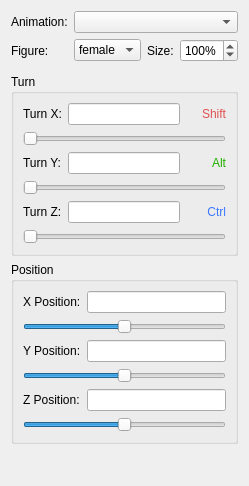
      <widget class="QWidget" name="avatarTab">
       <attribute name="title">
        <string>Avatar</string>
       </attribute>
       <layout class="QGridLayout">
        <item row="0" column="0">
         <widget class="QLabel" name="animationLabel">
          <property name="sizePolicy">
           <sizepolicy hsizetype="Fixed" vsizetype="Preferred">
            <horstretch>0</horstretch>
            <verstretch>0</verstretch>
           </sizepolicy>
          </property>
          <property name="text">
           <string>Animation:</string>
          </property>
         </widget>
        </item>
        <item row="0" column="1" colspan="3">
         <widget class="QComboBox" name="selectAnimationCombo">
          <property name="sizePolicy">
           <sizepolicy hsizetype="Minimum" vsizetype="Fixed">
            <horstretch>0</horstretch>
            <verstretch>0</verstretch>
           </sizepolicy>
          </property>
         </widget>
        </item>
        <item row="1" column="0">
         <widget class="QLabel" name="figureLabel">
          <property name="sizePolicy">
           <sizepolicy hsizetype="Fixed" vsizetype="Preferred">
            <horstretch>0</horstretch>
            <verstretch>0</verstretch>
           </sizepolicy>
          </property>
          <property name="text">
           <string>Figure:</string>
          </property>
         </widget>
        </item>
        <item row="1" column="1">
         <widget class="QComboBox" name="figureCombo">
          <property name="sizePolicy">
           <sizepolicy hsizetype="Minimum" vsizetype="Fixed">
            <horstretch>0</horstretch>
            <verstretch>0</verstretch>
           </sizepolicy>
          </property>
          <item>
           <property name="text">
            <string>female</string>
           </property>
          </item>
          <item>
           <property name="text">
            <string>male</string>
           </property>
          </item>
         </widget>
        </item>
        <item row="1" column="2">
         <widget class="QLabel" name="scaleLabel">
          <property name="sizePolicy">
           <sizepolicy hsizetype="Fixed" vsizetype="Preferred">
            <horstretch>0</horstretch>
            <verstretch>0</verstretch>
           </sizepolicy>
          </property>
          <property name="text">
           <string>Size:</string>
          </property>
         </widget>
        </item>
        <item row="1" column="3">
         <widget class="QSpinBox" name="scaleSpin">
          <property name="sizePolicy">
           <sizepolicy hsizetype="Fixed" vsizetype="Fixed">
            <horstretch>0</horstretch>
            <verstretch>0</verstretch>
           </sizepolicy>
          </property>
          <property name="suffix">
           <string>%</string>
          </property>
          <property name="minimum">
           <number>30</number>
          </property>
          <property name="maximum">
           <number>200</number>
          </property>
          <property name="value">
           <number>100</number>
          </property>
         </widget>
        </item>
        <item row="2" column="0" colspan="4">
         <widget class="QWidget" name="jointPicker" native="true">
          <property name="sizePolicy">
           <sizepolicy hsizetype="Preferred" vsizetype="Expanding">
            <horstretch>0</horstretch>
            <verstretch>1</verstretch>
           </sizepolicy>
          </property>
         </widget>
        </item>
        <item row="3" column="0" colspan="4">
         <widget class="QGroupBox" name="rotationGroupBox">
          <property name="title">
           <string>Turn</string>
          </property>
          <layout class="QGridLayout">
           <item row="2" column="0">
            <widget class="QLabel" name="yRotationLabel">
             <property name="sizePolicy">
              <sizepolicy hsizetype="Fixed" vsizetype="Preferred">
               <horstretch>0</horstretch>
               <verstretch>0</verstretch>
              </sizepolicy>
             </property>
             <property name="text">
              <string>Turn Y:</string>
             </property>
            </widget>
           </item>
           <item row="2" column="1">
            <widget class="NumberField" name="yRotationEdit">
             <property name="sizePolicy">
              <sizepolicy hsizetype="Preferred" vsizetype="Fixed">
               <horstretch>0</horstretch>
               <verstretch>0</verstretch>
              </sizepolicy>
             </property>
            </widget>
           </item>
           <item row="2" column="2">
            <widget class="QLabel" name="altLabel">
             <property name="sizePolicy">
              <sizepolicy hsizetype="Fixed" vsizetype="Preferred">
               <horstretch>0</horstretch>
               <verstretch>0</verstretch>
              </sizepolicy>
             </property>
             <property name="minimumSize">
              <size>
               <width>40</width>
               <height>0</height>
              </size>
             </property>
             <property name="styleSheet">
              <string notr="true">color: #20af00;
</string>
             </property>
             <property name="text">
              <string>Alt</string>
             </property>
             <property name="alignment">
              <set>Qt::AlignRight|Qt::AlignTrailing|Qt::AlignVCenter</set>
             </property>
            </widget>
           </item>
           <item row="3" column="0" colspan="3">
            <widget class="QSlider" name="yRotationSlider">
             <property name="sizePolicy">
              <sizepolicy hsizetype="Preferred" vsizetype="Fixed">
               <horstretch>0</horstretch>
               <verstretch>0</verstretch>
              </sizepolicy>
             </property>
             <property name="orientation">
              <enum>Qt::Horizontal</enum>
             </property>
            </widget>
           </item>
           <item row="4" column="0">
            <widget class="QLabel" name="zRotationLabel">
             <property name="sizePolicy">
              <sizepolicy hsizetype="Fixed" vsizetype="Preferred">
               <horstretch>0</horstretch>
               <verstretch>0</verstretch>
              </sizepolicy>
             </property>
             <property name="text">
              <string>Turn Z:</string>
             </property>
            </widget>
           </item>
           <item row="4" column="1">
            <widget class="NumberField" name="zRotationEdit">
             <property name="sizePolicy">
              <sizepolicy hsizetype="Preferred" vsizetype="Fixed">
               <horstretch>0</horstretch>
               <verstretch>0</verstretch>
              </sizepolicy>
             </property>
            </widget>
           </item>
           <item row="4" column="2">
            <widget class="QLabel" name="ctrlLabel">
             <property name="sizePolicy">
              <sizepolicy hsizetype="Fixed" vsizetype="Preferred">
               <horstretch>0</horstretch>
               <verstretch>0</verstretch>
              </sizepolicy>
             </property>
             <property name="minimumSize">
              <size>
               <width>40</width>
               <height>0</height>
              </size>
             </property>
             <property name="styleSheet">
              <string notr="true">color: #3c78ff;
</string>
             </property>
             <property name="text">
              <string>Ctrl</string>
             </property>
             <property name="alignment">
              <set>Qt::AlignRight|Qt::AlignTrailing|Qt::AlignVCenter</set>
             </property>
            </widget>
           </item>
           <item row="5" column="0" colspan="3">
            <widget class="QSlider" name="zRotationSlider">
             <property name="sizePolicy">
              <sizepolicy hsizetype="Preferred" vsizetype="Fixed">
               <horstretch>0</horstretch>
               <verstretch>0</verstretch>
              </sizepolicy>
             </property>
             <property name="orientation">
              <enum>Qt::Horizontal</enum>
             </property>
            </widget>
           </item>
           <item row="0" column="0">
            <widget class="QLabel" name="xRotationLabel">
             <property name="sizePolicy">
              <sizepolicy hsizetype="Fixed" vsizetype="Preferred">
               <horstretch>0</horstretch>
               <verstretch>0</verstretch>
              </sizepolicy>
             </property>
             <property name="text">
              <string>Turn X:</string>
             </property>
            </widget>
           </item>
           <item row="0" column="1">
            <widget class="NumberField" name="xRotationEdit">
             <property name="sizePolicy">
              <sizepolicy hsizetype="Preferred" vsizetype="Fixed">
               <horstretch>0</horstretch>
               <verstretch>0</verstretch>
              </sizepolicy>
             </property>
            </widget>
           </item>
           <item row="0" column="2">
            <widget class="QLabel" name="shiftLabel">
             <property name="sizePolicy">
              <sizepolicy hsizetype="Fixed" vsizetype="Preferred">
               <horstretch>0</horstretch>
               <verstretch>0</verstretch>
              </sizepolicy>
             </property>
             <property name="minimumSize">
              <size>
               <width>40</width>
               <height>0</height>
              </size>
             </property>
             <property name="styleSheet">
              <string notr="true">color: #e05050;
</string>
             </property>
             <property name="text">
              <string>Shift</string>
             </property>
             <property name="alignment">
              <set>Qt::AlignRight|Qt::AlignTrailing|Qt::AlignVCenter</set>
             </property>
            </widget>
           </item>
           <item row="1" column="0" colspan="3">
            <widget class="QSlider" name="xRotationSlider">
             <property name="sizePolicy">
              <sizepolicy hsizetype="Preferred" vsizetype="Fixed">
               <horstretch>0</horstretch>
               <verstretch>0</verstretch>
              </sizepolicy>
             </property>
             <property name="orientation">
              <enum>Qt::Horizontal</enum>
             </property>
            </widget>
           </item>
          </layout>
         </widget>
        </item>
        <item row="4" column="0" colspan="4">
         <widget class="QGroupBox" name="positionGroupBox">
          <property name="title">
           <string>Position</string>
          </property>
          <layout class="QGridLayout">
           <item row="0" column="0">
            <widget class="QLabel" name="xPositionLabel">
             <property name="sizePolicy">
              <sizepolicy hsizetype="Fixed" vsizetype="Preferred">
               <horstretch>0</horstretch>
               <verstretch>0</verstretch>
              </sizepolicy>
             </property>
             <property name="text">
              <string>X Position:</string>
             </property>
            </widget>
           </item>
           <item row="0" column="1">
            <widget class="NumberField" name="xPositionEdit">
             <property name="sizePolicy">
              <sizepolicy hsizetype="Preferred" vsizetype="Fixed">
               <horstretch>0</horstretch>
               <verstretch>0</verstretch>
              </sizepolicy>
             </property>
            </widget>
           </item>
           <item row="1" column="0" colspan="2">
            <widget class="QSlider" name="xPositionSlider">
             <property name="sizePolicy">
              <sizepolicy hsizetype="Preferred" vsizetype="Fixed">
               <horstretch>0</horstretch>
               <verstretch>0</verstretch>
              </sizepolicy>
             </property>
             <property name="minimum">
              <number>-19600</number>
             </property>
             <property name="maximum">
              <number>19600</number>
             </property>
             <property name="orientation">
              <enum>Qt::Horizontal</enum>
             </property>
            </widget>
           </item>
           <item row="2" column="0">
            <widget class="QLabel" name="ypositionLabel">
             <property name="sizePolicy">
              <sizepolicy hsizetype="Fixed" vsizetype="Preferred">
               <horstretch>0</horstretch>
               <verstretch>0</verstretch>
              </sizepolicy>
             </property>
             <property name="text">
              <string>Y Position:</string>
             </property>
            </widget>
           </item>
           <item row="2" column="1">
            <widget class="NumberField" name="yPositionEdit">
             <property name="sizePolicy">
              <sizepolicy hsizetype="Preferred" vsizetype="Fixed">
               <horstretch>0</horstretch>
               <verstretch>0</verstretch>
              </sizepolicy>
             </property>
            </widget>
           </item>
           <item row="3" column="0" colspan="2">
            <widget class="QSlider" name="yPositionSlider">
             <property name="sizePolicy">
              <sizepolicy hsizetype="Preferred" vsizetype="Fixed">
               <horstretch>0</horstretch>
               <verstretch>0</verstretch>
              </sizepolicy>
             </property>
             <property name="minimum">
              <number>-19600</number>
             </property>
             <property name="maximum">
              <number>19600</number>
             </property>
             <property name="orientation">
              <enum>Qt::Horizontal</enum>
             </property>
            </widget>
           </item>
           <item row="4" column="0">
            <widget class="QLabel" name="zRotationLabel_2">
             <property name="sizePolicy">
              <sizepolicy hsizetype="Fixed" vsizetype="Preferred">
               <horstretch>0</horstretch>
               <verstretch>0</verstretch>
              </sizepolicy>
             </property>
             <property name="text">
              <string>Z Position:</string>
             </property>
            </widget>
           </item>
           <item row="4" column="1">
            <widget class="NumberField" name="zPositionEdit">
             <property name="sizePolicy">
              <sizepolicy hsizetype="Preferred" vsizetype="Fixed">
               <horstretch>0</horstretch>
               <verstretch>0</verstretch>
              </sizepolicy>
             </property>
            </widget>
           </item>
           <item row="5" column="0" colspan="2">
            <widget class="QSlider" name="zPositionSlider">
             <property name="sizePolicy">
              <sizepolicy hsizetype="Preferred" vsizetype="Fixed">
               <horstretch>0</horstretch>
               <verstretch>0</verstretch>
              </sizepolicy>
             </property>
             <property name="minimum">
              <number>-19600</number>
             </property>
             <property name="maximum">
              <number>19600</number>
             </property>
             <property name="orientation">
              <enum>Qt::Horizontal</enum>
             </property>
            </widget>
           </item>
          </layout>
         </widget>
        </item>
        <item row="6" column="1" colspan="2">
         <spacer>
          <property name="orientation">
           <enum>Qt::Vertical</enum>
          </property>
          <property name="sizeHint" stdset="0">
           <size>
            <width>20</width>
            <height>31</height>
           </size>
          </property>
         </spacer>
        </item>
       </layout>
      </widget>
